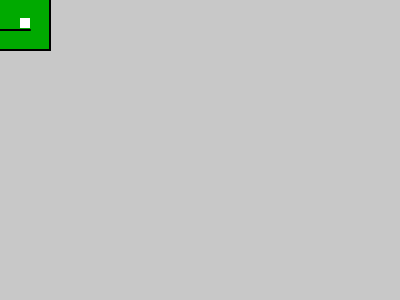
Frame 1 (no input)
Frame 60 (no input): identical to frame 1, image omitted
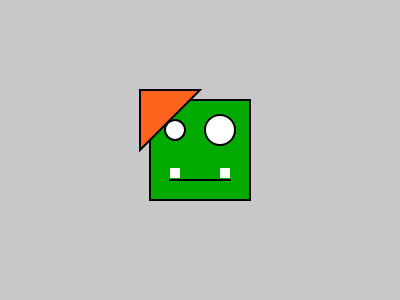
Frame 120 (the mouse pressed at the canvas centre since frame 60)

The p5.js sketch that drew these frames (run headless with seeded random() and noise() and a simulated clock; from frame 60 on, the mouse is pressed at the canvas centre):

// p5.js sketch
// ── sketch.js
function setup() {
	createCanvas(400, 300);
	 
 }

 function draw() {
	background(200);

	strokeWeight(2);

	fill(0,170,0);
	rect(mouseX-50, mouseY-50, 100, 100);

	fill (255);
	ellipse(mouseX-50+25, mouseY-50+30, 20, 20)
	ellipse(mouseX-50+70, mouseY-50+30, 30, 30)

	stroke(0);
	line(mouseX-30, mouseY+30, mouseX+30, mouseY+30)

	noStroke();
	rect(mouseX-30, mouseY+18, 10, 10);
	rect(mouseX+20, mouseY+18, 10, 10);

	stroke(0);
	translate(mouseX-60,mouseY-60);
	fill(255,100,30);
	triangle(0, 0, 0, 60, 60, 0);

}
// ── style.css
html, body {
  margin: 10px;
  padding: 0;
}
